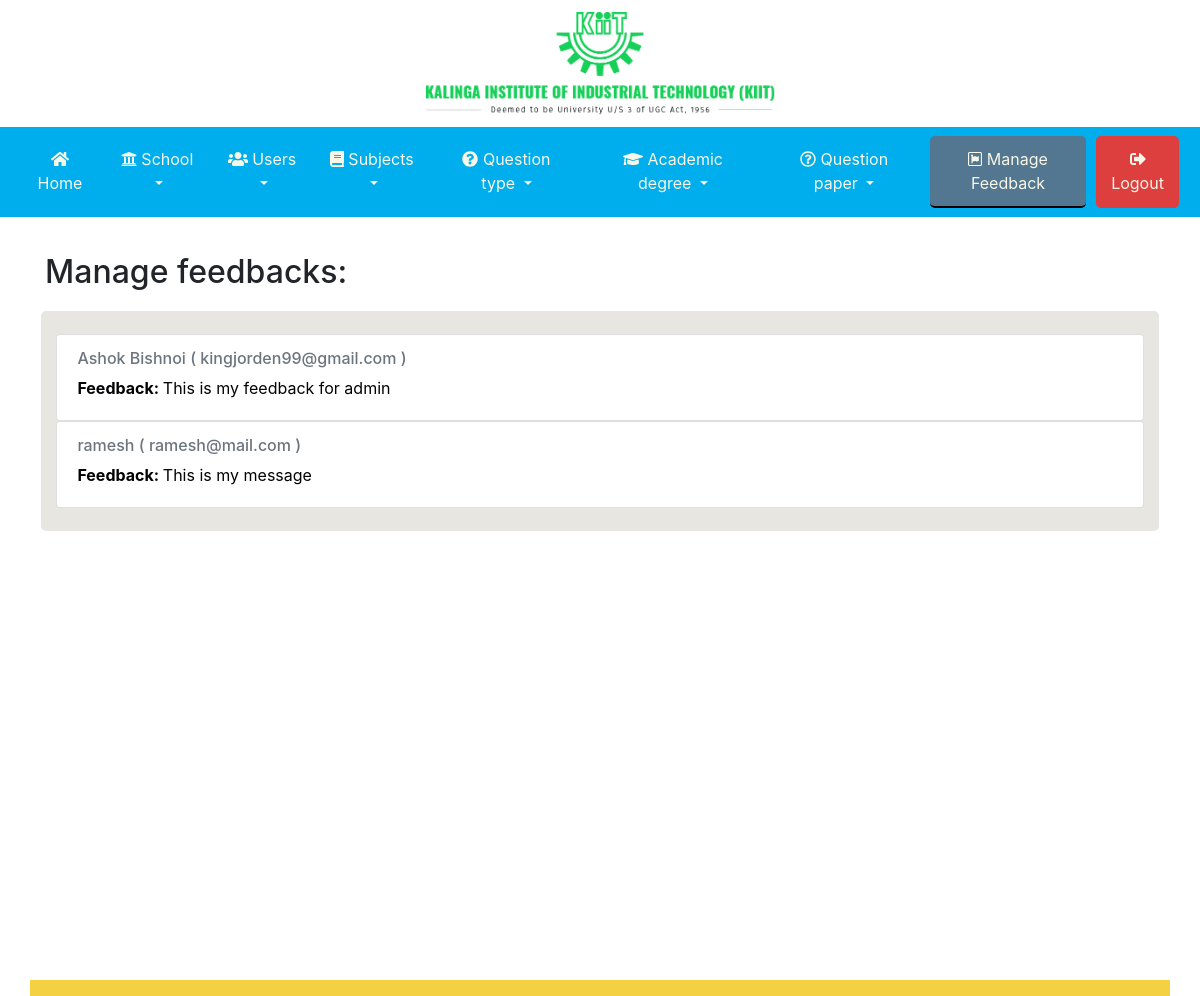
The page /nishi/manage-feedback.php (signed in) on the database its author committed.
### tables this page shows
CREATE TABLE `feedback` (
  `id` int(11) NOT NULL,
  `name` varchar(50) NOT NULL,
  `email` varchar(100) NOT NULL,
  `feedback` text NOT NULL
);

### nishi/manage-feedback.php (the view, shortened to what this page needs)
<?php session_start();
      include 'include/header.php';
      include 'include/navbar.php';
      $pdo = Database::connect();
      $sql = "SELECT * FROM feedback ORDER BY id ASC";
      $stmt = $pdo->prepare($sql);
      $stmt->execute();
      $feedbacks = $stmt->fetchAll();
?>
<div class="container">
  <?php if($feedbacks):?>
  <h2> Manage feedbacks: </h2>
  <div class="row">
    <div class="col data-col" id="viewSchools">
        <?php foreach($feedbacks as $f) :?>
          <div class="card" style="width: 100%;">
            <div class="card-body">
             <h6 class="card-subtitle mb-2 text-muted"><?php echo $f['name'];?> ( <?php echo $f['email'];?> )</h6>
              <p class="card-text">
                <b>Feedback: </b> <?php echo $f['feedback'];?>
              </p>
            </div>
          </div>
        <?php endforeach;?>
    </div>
  </div>
<?php endif;?>
</div>
<?php include 'include/footer.php';?>

### nishi/css/main.css (style rules this page uses)
.container { margin: 2%; padding: 1%; }
.data-col { padding: 2% 3%; margin: 1%; background-color: #E7E6E1; color: #020205; border-radius: 5px; }
html { position: relative; min-height: 100%; }
body { margin-bottom: 20px; }

### rows shown on the page
feedback: name "Ashok Bishnoi", email "kingjorden99@gmail.com", feedback "This is my feedback for admin"
feedback: name "ramesh", email "ramesh@mail.com", feedback "This is my message"
